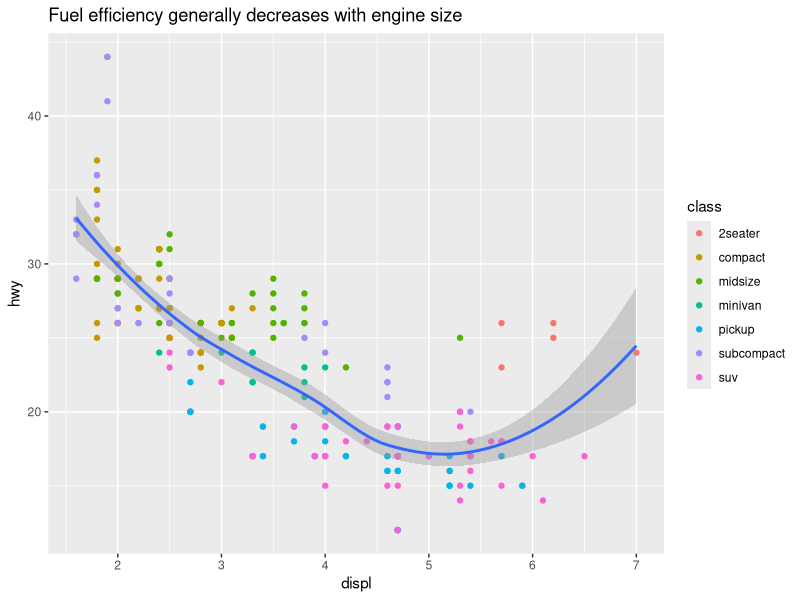
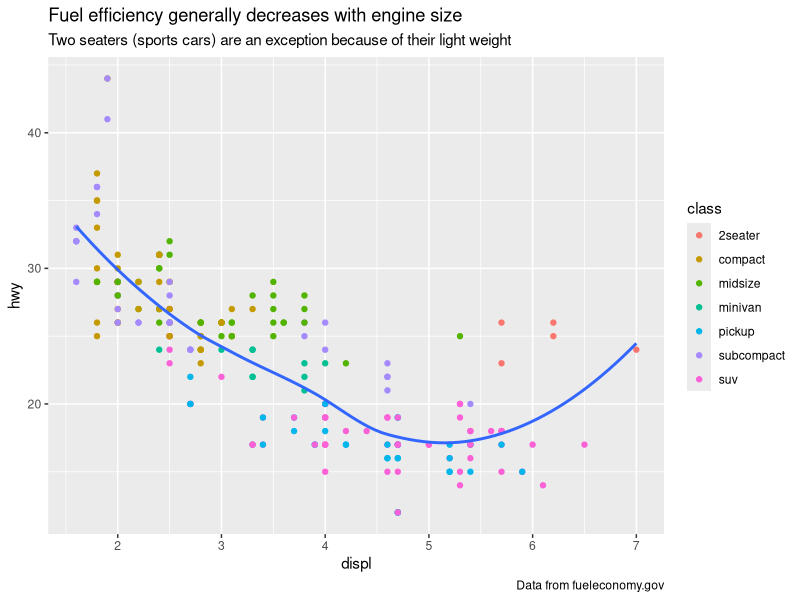
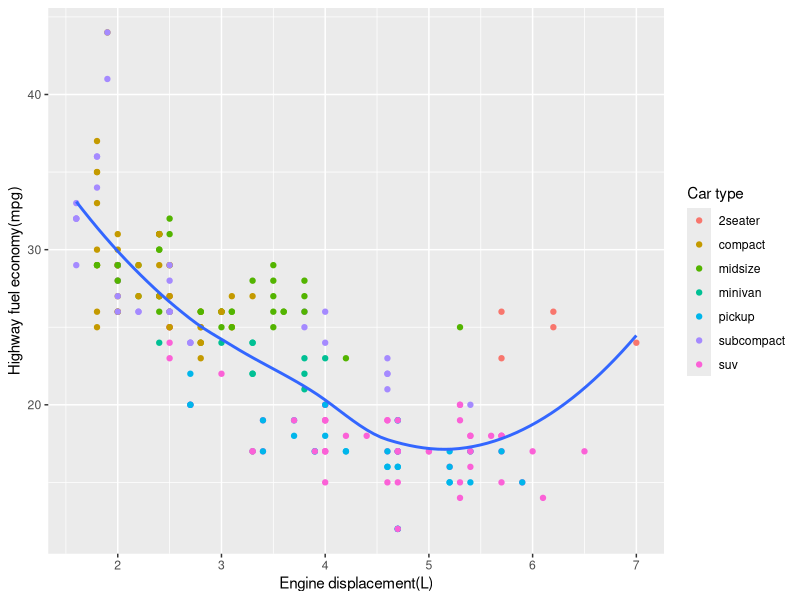
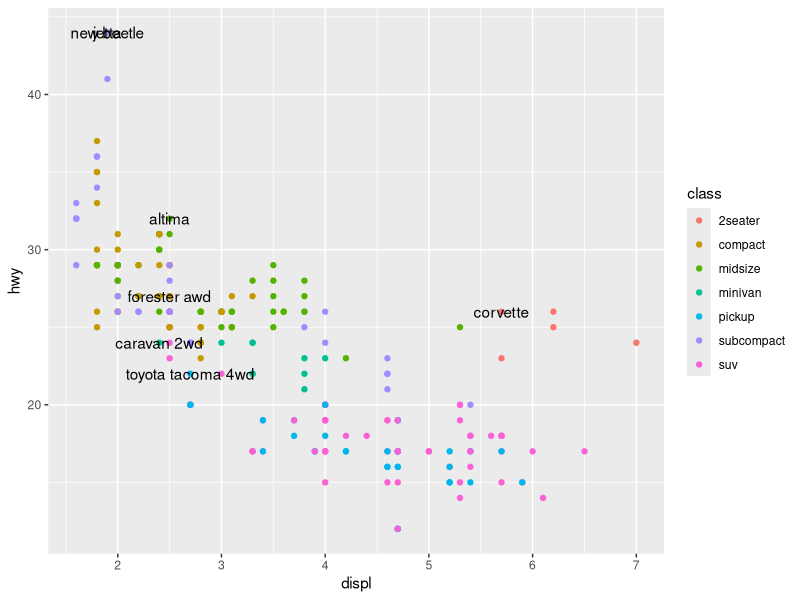
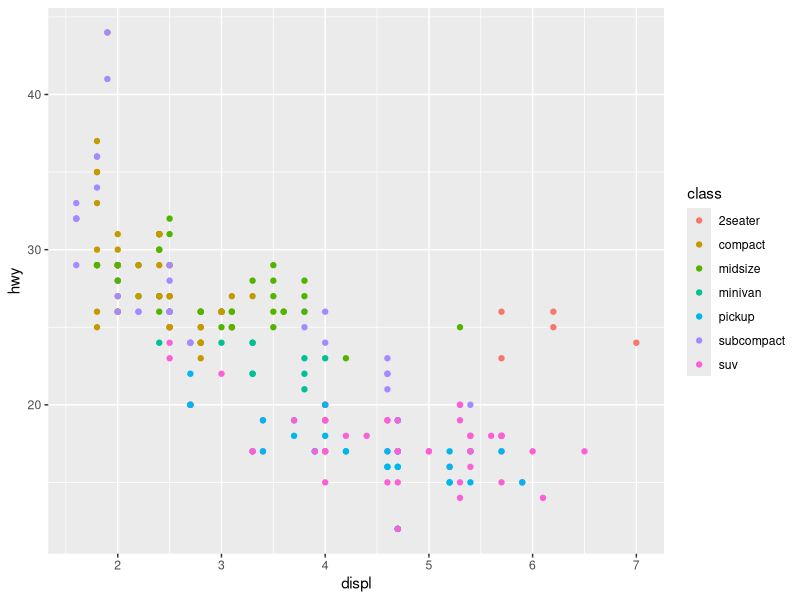

Here is the R script that generated these plots, in order:
## ---- chunk 1
knitr::opts_chunk$set(echo = TRUE)
## ---- chunk 2
library("tidyverse")
## ---- chunk 3
ggplot(mpg,aes(displ,hwy)) +
  geom_point(aes(color=class)) +
  geom_smooth(se.e=FALSE) +
  labs(title="Fuel efficiency generally decreases with engine size")
## ---- chunk 4
ggplot(mpg,aes(displ,hwy)) +
  geom_point(aes(color=class)) +
  geom_smooth(se=FALSE) +
  labs(
    title="Fuel efficiency generally decreases with engine size",
    subtitle="Two seaters (sports cars) are an exception because of their light weight",
    caption="Data from fueleconomy.gov"
  )
## ---- chunk 5
ggplot(mpg,aes(displ,hwy)) +
  geom_point(aes(colour=class)) +
  geom_smooth(se=FALSE) +
  labs(
    x="Engine displacement(L)",
    y="Highway fuel economy(mpg)",
    colour="Car type"
  )
## ---- chunk 6
best_in_class<- mpg %>%
  group_by(class)%>%
  filter(row_number(desc(hwy))== 1)

ggplot(mpg,aes(displ,hwy)) +
  geom_point(aes(colour=class)) +
  geom_text(aes(label=model),data = best_in_class)
## ---- chunk 7
ggplot(mpg,aes(displ,hwy)) +
  geom_point(aes(colour=class))
